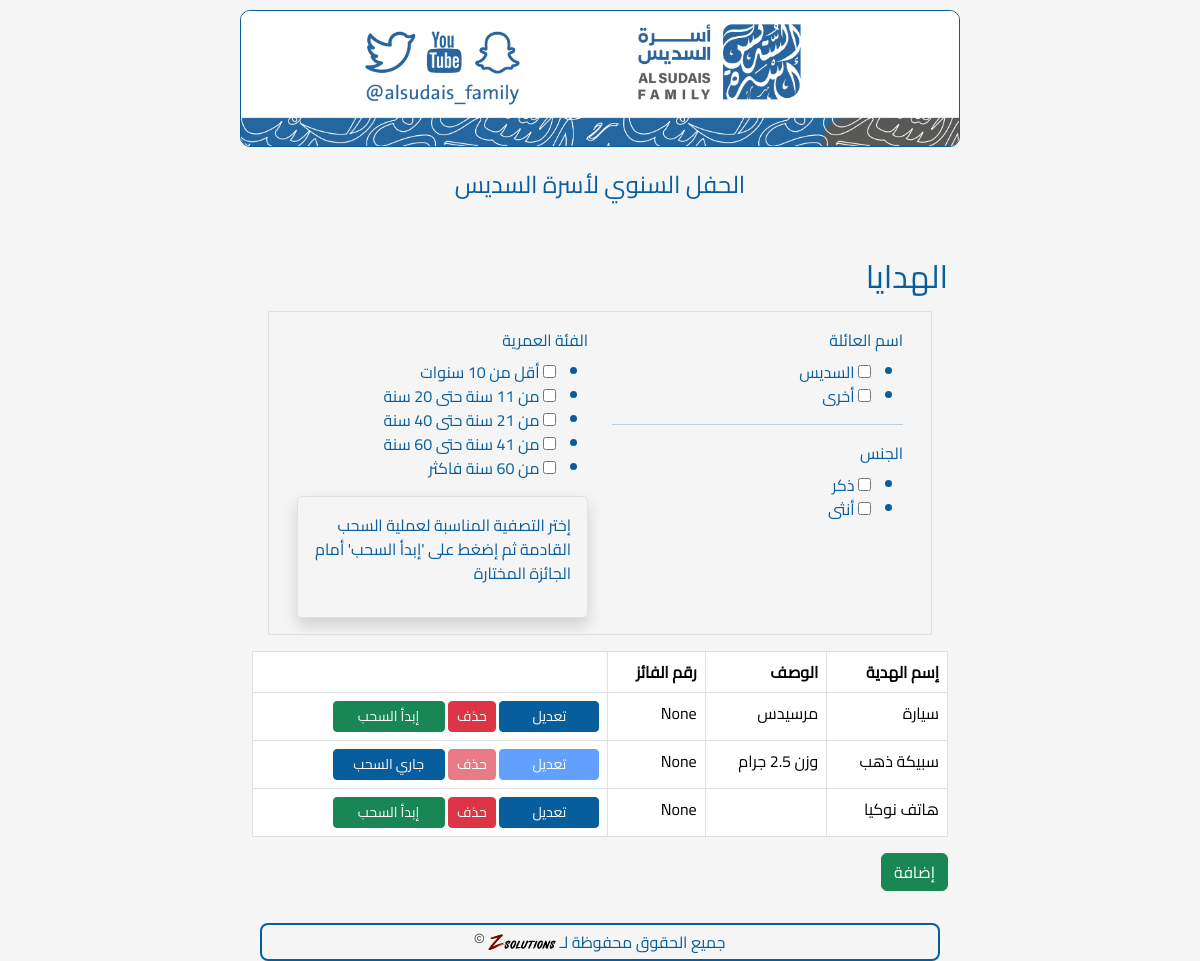
/prizes, run on the app's committed database.
### app.py (models this page shows, shortened)
class Prize(db.Model):
    __tablename__ = "prize"
    id = db.Column(db.Integer, primary_key=True)
    name = db.Column(db.String(100), nullable=False)
    description = db.Column(db.Text)
    guest_registration_number = db.Column(db.String(4))
    allowed_families = db.Column(db.String(100))
    allowed_age_range = db.Column(db.String(100))
    allowed_gender = db.Column(db.String(100))
    is_next = db.Column(db.Boolean, default=False)

### app.py (the view, shortened to what this page needs)
@app.route("/prizes", methods=["GET", "POST"])
def list_prizes():
    prizes = Prize.query.all()
    filters = FilterForm()
    return render_template("prizes.html", prizes=prizes, filters=filters)

### app.py
class FilterForm(FlaskForm):
    family_name = MultiCheckboxField(
        "اسم العائلة", choices=[("السديس", "السديس"), ("أخرى", "أخرى")]
    )
    age = MultiCheckboxField(
        "الفئة العمرية",
        choices=[
            ("أقل من 10 سنوات", "أقل من 10 سنوات"),
            ("من 11 سنة حتى 20 سنة", "من 11 سنة حتى 20 سنة"),
            ("من 21 سنة حتى 40 سنة", "من 21 سنة حتى 40 سنة"),
            ("من 41 سنة حتى 60 سنة", "من 41 سنة حتى 60 سنة"),
            ("من 60 سنة فاكثر", "من 60 سنة فاكثر"),
        ],
    )
    gender = MultiCheckboxField("الجنس", choices=[("ذكر", "ذكر"), ("أنثى", "أنثى")])
    prize_id = IntegerField("الهدية", validators=[DataRequired()])
    submit = SubmitField("بحث")

### app.py (called while the page is built)
@app.context_processor
def utility_processor():
    return {
        'min': min,
        'max': max  # Also adding max since we might need it
    }

### templates/prizes.html (shortened to what this page needs)
<!DOCTYPE html>
{% extends 'base.html' %}
{% block content %}
  <h2>الهدايا</h2>
  <form method="post" id="prizeForm">
    <div class="border p-3 m-3 row ">
      <div class="col">
        {{ filters.family_name.label(class="form-label") }}
        {{ filters.family_name() }}
        <hr>
        {{ filters.gender.label(class="form-label") }}
        {{ filters.gender() }}
        </div>
      <div class="col">
        {{ filters.age.label(class="form-label") }}
        {{ filters.age() }}
        <div class="border p-3 shadow" style="border-radius: 5px;">
          <p>إختر التصفية المناسبة لعملية السحب القادمة ثم إضغط على 'إبدأ السحب' أمام الجائزة المختارة</p>
        </div>
      </div>
    </div>
  <table class="table table-bordered">
    <thead>
      <tr>
        <th>إسم الهدية</th>
        <th>الوصف</th>
        <th>رقم الفائز</th>
        <th></th>
      </tr>
    </thead>
    <tbody>
      {% for prize in prizes %}
        <tr>
          <td>{{ prize.name }}</td>
          <td>{{ prize.description }}</td>
          <td>{{ prize.guest_registration_number }}</td>
          <td>
            {% if not prize.is_next %}
              <a href="{{ url_for('edit_prize', id=prize.id) }}" class="btn btn-primary btn-sm">تعديل</a>
            {% else %}
              <span class="btn btn-primary btn-sm disabled">تعديل</span>
            {% endif %}
            <form action="{{ url_for('delete_prize', id=prize.id) }}" method="post" style="display: inline-block;">
              {% if not prize.is_next %}
                <button type="submit" class="btn btn-danger btn-sm" onclick="return confirm('هل أنت متأكد من الحذف؟')">حذف</button>
              {% else %}
                <span class="btn btn-danger btn-sm disabled">حذف</span>
              {% endif %}
            </form>
            {%if prize.guest_registration_number==None and not prize.is_next%}
              <button type="submit" class="btn btn-success btn-sm" style="width: 8em" name="prize_id" value="{{ prize.id }}">إبدأ السحب</button>
            {%elif prize.guest_registration_number==None and prize.is_next%}
              <button type="button" class="btn btn-primary btn-sm refresh-status" style="width: 8em">جاري السحب</button>
            {%else%}
              <form action="{{ url_for('reset_prize', id=prize.id) }}" method="post" style="display: inline-block;">
                <button type="submit" class="btn btn-warning btn-sm" style="width: 8em" onclick="return confirm('هل أنت متأكد من إعادة التهيئة؟')">إعادة التهيئة</button>
              </form>
            {%endif%}
          </td>
        </tr>
      {% endfor %}
    </tbody>
  </table>
  <a href="{{ url_for('add_prize') }}" class="btn btn-success">إضافة</a>
</form>
{% endblock %}

### static/styles/mystyle.css (style rules this page uses)
* { font-family: 'Cairo-Regular', sans-serif; }
html, body { height: 100%; margin: 0; }
body { font-family: 'Cairo-Regular', sans-serif; background-color: whitesmoke; color: #085E9D; font-family: Arial, sans-serif; margin-left: auto; margin-right: auto; display: flex; flex-direction: column; }
@media (min-width: 768px) { body { max-width: 60%; } }
.btn-primary { background-color: #085E9D; border-color: #085E9D; min-width: 100px; }

### data on the page
Prize: name "سيارة", description "مرسيدس", guest_registration_number "None", is_next "حذف", {{ prize.id }} 1 (drawn)
Prize: name "سبيكة ذهب", description "وزن 2.5 جرام", guest_registration_number "None", is_next "تعديل"
Prize: name "هاتف نوكيا", guest_registration_number "None", is_next "حذف", {{ prize.id }} 4 (drawn)

### other printed values
{{ filters.family_name.label(class="form-label") }} "اسم العائلة"
{{ filters.gender.label(class="form-label") }} "الجنس"
{{ filters.age.label(class="form-label") }} "الفئة العمرية"
